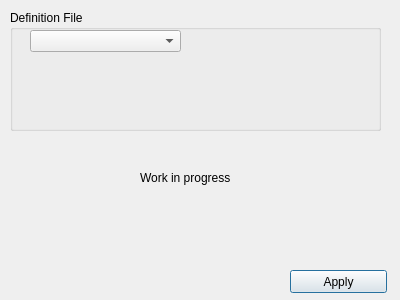
<?xml version="1.0" encoding="UTF-8"?>
<ui version="4.0">
 <class>DefDialog</class>
 <widget class="QDialog" name="DefDialog">
  <property name="geometry">
   <rect>
    <x>0</x>
    <y>0</y>
    <width>400</width>
    <height>300</height>
   </rect>
  </property>
  <property name="windowTitle">
   <string>Choose Definition</string>
  </property>
  <widget class="QPushButton" name="pushApply">
   <property name="geometry">
    <rect>
     <x>290</x>
     <y>270</y>
     <width>97</width>
     <height>23</height>
    </rect>
   </property>
   <property name="text">
    <string>Apply</string>
   </property>
  </widget>
  <widget class="QGroupBox" name="groupBox">
   <property name="geometry">
    <rect>
     <x>10</x>
     <y>10</y>
     <width>371</width>
     <height>121</height>
    </rect>
   </property>
   <property name="title">
    <string>Definition File</string>
   </property>
   <widget class="QComboBox" name="comboDef">
    <property name="geometry">
     <rect>
      <x>20</x>
      <y>20</y>
      <width>151</width>
      <height>22</height>
     </rect>
    </property>
   </widget>
   <widget class="QLabel" name="labelDef">
    <property name="geometry">
     <rect>
      <x>190</x>
      <y>20</y>
      <width>161</width>
      <height>21</height>
     </rect>
    </property>
    <property name="text">
     <string/>
    </property>
   </widget>
  </widget>
  <widget class="QLabel" name="label">
   <property name="geometry">
    <rect>
     <x>140</x>
     <y>170</y>
     <width>111</width>
     <height>16</height>
    </rect>
   </property>
   <property name="text">
    <string>Work in progress</string>
   </property>
  </widget>
 </widget>
 <layoutdefault spacing="6" margin="11"/>
 <resources/>
 <connections/>
</ui>
